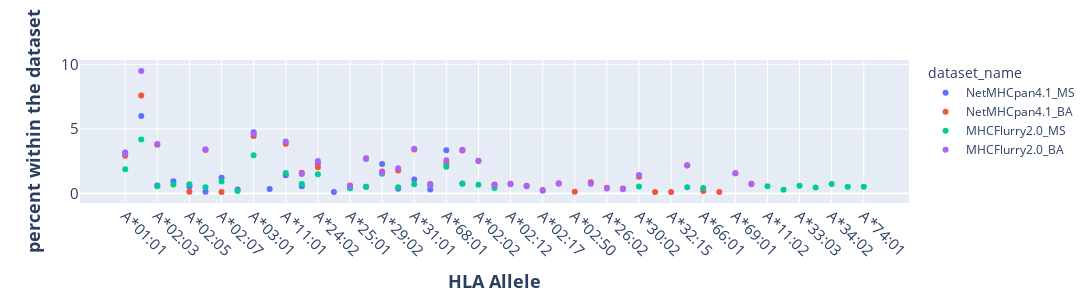

Source (notebook cell):
### Code cell
#all_data["proc"] = all_data["freq"].apply(lambda x: x*100)
fig_A = px.scatter(all_data_freqs[all_data_freqs.apply(lambda x: x.allele[4]=="A" and x.peptide > 0.1, axis=1)]\
             , x="allele_short", y="peptide", color='dataset_name', width=1500, height=300)
fig_A.update_xaxes(title="<b>HLA Allele</b>", titlefont = dict(size = 18), tickfont = dict(size = 15), tickangle = 45)
fig_A.update_yaxes(title="<b>percent within the dataset</b>", titlefont = dict(size = 18), tickfont = dict(size = 15))
#fig.add_hline(y=1, line_width=2, line_dash="dash", line_color="black")
fig_A.show()

### Figure 1 — Plotly figure (JSON) as saved in the notebook; plotly's stock layout.template omitted (floating-point values rounded to 4 significant figures)
{"data": [{"hovertemplate": "dataset_name=NetMHCpan4.1_MS<br>allele_short=%{x}<br>peptide=%{y}<extra></extra>", "legendgroup": "NetMHCpan4.1_MS", "marker": {"color": "#636efa", "symbol": "circle"}, "mode": "markers", "name": "NetMHCpan4.1_MS", "orientation": "v", "showlegend": true, "type": "scatter", "x": ["A*01:01", "A*02:01", "A*02:03", "A*02:04", "A*02:05", "A*02:06", "A*02:07", "A*02:20", "A*03:01", "A*03:02", "A*11:01", "A*23:01", "A*24:02", "A*24:06", "A*25:01", "A*26:01", "A*29:02", "A*30:01", "A*31:01", "A*32:01", "A*68:01", "A*68:02"], "xaxis": "x", "y": [3.175, 6.001, 0.6208, 0.9471, 0.5424, 0.1339, 1.213, 0.308, 4.744, 0.3356, 1.414, 0.5595, 2.319, 0.1069, 0.4656, 0.5256, 2.284, 0.365, 1.086, 0.2948, 3.352, 0.7751], "yaxis": "y"}, {"hovertemplate": "dataset_name=NetMHCpan4.1_BA<br>allele_short=%{x}<br>peptide=%{y}<extra></extra>", "legendgroup": "NetMHCpan4.1_BA", "marker": {"color": "#EF553B", "symbol": "circle"}, "mode": "markers", "name": "NetMHCpan4.1_BA", "orientation": "v", "showlegend": true, "type": "scatter", "x": ["A*01:01", "A*02:01", "A*02:02", "A*02:03", "A*02:05", "A*02:06", "A*02:07", "A*02:11", "A*02:12", "A*02:16", "A*02:17", "A*02:19", "A*02:50", "A*03:01", "A*11:01", "A*23:01", "A*24:02", "A*24:03", "A*25:01", "A*26:01", "A*26:02", "A*26:03", "A*29:02", "A*30:01", "A*30:02", "A*31:01", "A*32:01", "A*32:07", "A*32:15", "A*33:01", "A*66:01", "A*68:01", "A*68:02", "A*68:23", "A*69:01", "A*80:01"], "xaxis": "x", "y": [2.923, 7.598, 2.51, 3.768, 0.1296, 3.374, 0.1062, 0.6946, 0.752, 0.5989, 0.2616, 0.7896, 0.1379, 4.447, 3.859, 1.603, 2.031, 0.8688, 0.6218, 2.719, 0.4359, 0.3743, 1.694, 1.775, 1.293, 3.406, 0.7221, 0.1097, 0.1021, 2.164, 0.1877, 2.302, 3.332, 0.1068, 1.567, 0.7468], "yaxis": "y"}, {"hovertemplate": "dataset_name=MHCFlurry2.0_MS<br>allele_short=%{x}<br>peptide=%{y}<extra></extra>", "legendgroup": "MHCFlurry2.0_MS", "marker": {"color": "#00cc96", "symbol": "circle"}, "mode": "markers", "name": "MHCFlurry2.0_MS", "orientation": "v", "showlegend": true, "type": "scatter", "x": ["A*01:01", "A*02:01", "A*02:02", "A*02:03", "A*02:04", "A*02:05", "A*02:06", "A*02:07", "A*02:11", "A*02:20", "A*03:01", "A*11:01", "A*11:02", "A*23:01", "A*24:02", "A*24:07", "A*25:01", "A*26:01", "A*29:02", "A*30:01", "A*30:02", "A*31:01", "A*32:01", "A*33:01", "A*33:03", "A*34:01", "A*34:02", "A*36:01", "A*66:01", "A*68:01", "A*68:02", "A*74:01"], "xaxis": "x", "y": [1.87, 4.175, 0.6667, 0.5501, 0.6843, 0.7084, 0.4863, 0.92, 0.4287, 0.1842, 2.964, 1.584, 0.561, 0.7298, 1.493, 0.2831, 0.4098, 0.5184, 1.531, 0.4785, 0.5437, 0.7039, 0.6237, 0.4861, 0.5924, 0.4594, 0.725, 0.5089, 0.4277, 2.072, 0.7512, 0.5233], "yaxis": "y"}, {"hovertemplate": "dataset_name=MHCFlurry2.0_BA<br>allele_short=%{x}<br>peptide=%{y}<extra></extra>", "legendgroup": "MHCFlurry2.0_BA", "marker": {"color": "#ab63fa", "symbol": "circle"}, "mode": "markers", "name": "MHCFlurry2.0_BA", "orientation": "v", "showlegend": true, "type": "scatter", "x": ["A*01:01", "A*02:01", "A*02:02", "A*02:03", "A*02:06", "A*02:11", "A*02:12", "A*02:16", "A*02:17", "A*02:19", "A*03:01", "A*11:01", "A*23:01", "A*24:02", "A*24:03", "A*25:01", "A*26:01", "A*26:02", "A*26:03", "A*29:02", "A*30:01", "A*30:02", "A*31:01", "A*32:01", "A*33:01", "A*68:01", "A*68:02", "A*69:01", "A*80:01"], "xaxis": "x", "y": [3.063, 9.496, 2.529, 3.824, 3.429, 0.657, 0.7144, 0.5556, 0.2089, 0.7518, 4.62, 4.022, 1.514, 2.513, 0.7409, 0.5815, 2.661, 0.3883, 0.3243, 1.607, 1.953, 1.422, 3.469, 0.6848, 2.174, 2.563, 3.377, 1.555, 0.7047], "yaxis": "y"}], "layout": {"height": 300, "legend": {"title": {"text": "dataset_name"}, "tracegroupgap": 0}, "margin": {"t": 60}, "width": 1500, "xaxis": {"anchor": "y", "domain": [0, 1], "tickangle": 45, "tickfont": {"size": 15}, "title": {"font": {"size": 18}, "text": "<b>HLA Allele</b>"}}, "yaxis": {"anchor": "x", "domain": [0, 1], "tickfont": {"size": 15}, "title": {"font": {"size": 18}, "text": "<b>percent within the dataset</b>"}}}}
